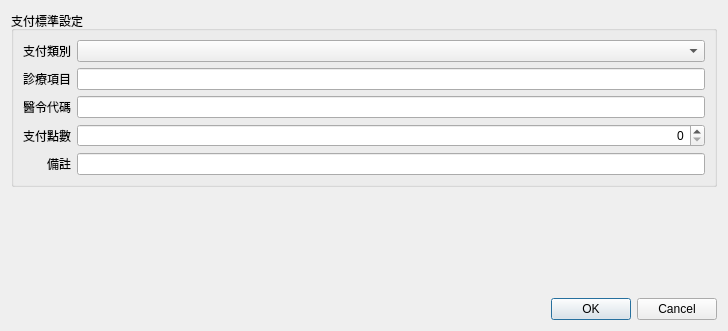
<?xml version="1.0" encoding="UTF-8"?>
<ui version="4.0">
 <class>Dialog_input_nhi</class>
 <widget class="QDialog" name="Dialog_input_nhi">
  <property name="windowModality">
   <enum>Qt::NonModal</enum>
  </property>
  <property name="geometry">
   <rect>
    <x>0</x>
    <y>0</y>
    <width>728</width>
    <height>331</height>
   </rect>
  </property>
  <property name="sizePolicy">
   <sizepolicy hsizetype="Preferred" vsizetype="Preferred">
    <horstretch>0</horstretch>
    <verstretch>0</verstretch>
   </sizepolicy>
  </property>
  <property name="windowTitle">
   <string>健保支付標準設定</string>
  </property>
  <property name="modal">
   <bool>false</bool>
  </property>
  <layout class="QVBoxLayout" name="verticalLayout">
   <item>
    <widget class="QGroupBox" name="groupBox">
     <property name="title">
      <string>支付標準設定</string>
     </property>
     <layout class="QGridLayout" name="gridLayout">
      <item row="2" column="2">
       <widget class="QLineEdit" name="lineEdit_ins_code"/>
      </item>
      <item row="3" column="0">
       <widget class="QLabel" name="label_5">
        <property name="text">
         <string>支付點數</string>
        </property>
        <property name="alignment">
         <set>Qt::AlignRight|Qt::AlignTrailing|Qt::AlignVCenter</set>
        </property>
       </widget>
      </item>
      <item row="3" column="2">
       <widget class="QSpinBox" name="spinBox_amount">
        <property name="alignment">
         <set>Qt::AlignRight|Qt::AlignTrailing|Qt::AlignVCenter</set>
        </property>
        <property name="maximum">
         <number>9999</number>
        </property>
        <property name="singleStep">
         <number>10</number>
        </property>
       </widget>
      </item>
      <item row="1" column="0" alignment="Qt::AlignLeft">
       <widget class="QLabel" name="label">
        <property name="sizePolicy">
         <sizepolicy hsizetype="Preferred" vsizetype="Preferred">
          <horstretch>0</horstretch>
          <verstretch>0</verstretch>
         </sizepolicy>
        </property>
        <property name="autoFillBackground">
         <bool>false</bool>
        </property>
        <property name="text">
         <string>診療項目</string>
        </property>
        <property name="alignment">
         <set>Qt::AlignRight|Qt::AlignTrailing|Qt::AlignVCenter</set>
        </property>
        <property name="wordWrap">
         <bool>false</bool>
        </property>
       </widget>
      </item>
      <item row="1" column="2">
       <widget class="QLineEdit" name="lineEdit_item_name"/>
      </item>
      <item row="0" column="2">
       <widget class="QComboBox" name="comboBox_charge_type"/>
      </item>
      <item row="4" column="2">
       <widget class="QLineEdit" name="lineEdit_remark"/>
      </item>
      <item row="4" column="0">
       <widget class="QLabel" name="label_6">
        <property name="text">
         <string>備註</string>
        </property>
        <property name="alignment">
         <set>Qt::AlignRight|Qt::AlignTrailing|Qt::AlignVCenter</set>
        </property>
       </widget>
      </item>
      <item row="0" column="0">
       <widget class="QLabel" name="label_3">
        <property name="text">
         <string>支付類別</string>
        </property>
        <property name="alignment">
         <set>Qt::AlignRight|Qt::AlignTrailing|Qt::AlignVCenter</set>
        </property>
       </widget>
      </item>
      <item row="2" column="0">
       <widget class="QLabel" name="label_7">
        <property name="text">
         <string>醫令代碼</string>
        </property>
       </widget>
      </item>
     </layout>
    </widget>
   </item>
   <item>
    <spacer name="verticalSpacer">
     <property name="orientation">
      <enum>Qt::Vertical</enum>
     </property>
     <property name="sizeHint" stdset="0">
      <size>
       <width>20</width>
       <height>40</height>
      </size>
     </property>
    </spacer>
   </item>
   <item>
    <widget class="QDialogButtonBox" name="buttonBox">
     <property name="orientation">
      <enum>Qt::Horizontal</enum>
     </property>
     <property name="standardButtons">
      <set>QDialogButtonBox::Cancel|QDialogButtonBox::Ok</set>
     </property>
     <property name="centerButtons">
      <bool>false</bool>
     </property>
    </widget>
   </item>
  </layout>
 </widget>
 <resources/>
 <connections>
  <connection>
   <sender>buttonBox</sender>
   <signal>accepted()</signal>
   <receiver>Dialog_input_nhi</receiver>
   <slot>accept()</slot>
   <hints>
    <hint type="sourcelabel">
     <x>248</x>
     <y>254</y>
    </hint>
    <hint type="destinationlabel">
     <x>157</x>
     <y>274</y>
    </hint>
   </hints>
  </connection>
  <connection>
   <sender>buttonBox</sender>
   <signal>rejected()</signal>
   <receiver>Dialog_input_nhi</receiver>
   <slot>reject()</slot>
   <hints>
    <hint type="sourcelabel">
     <x>316</x>
     <y>260</y>
    </hint>
    <hint type="destinationlabel">
     <x>286</x>
     <y>274</y>
    </hint>
   </hints>
  </connection>
 </connections>
</ui>
